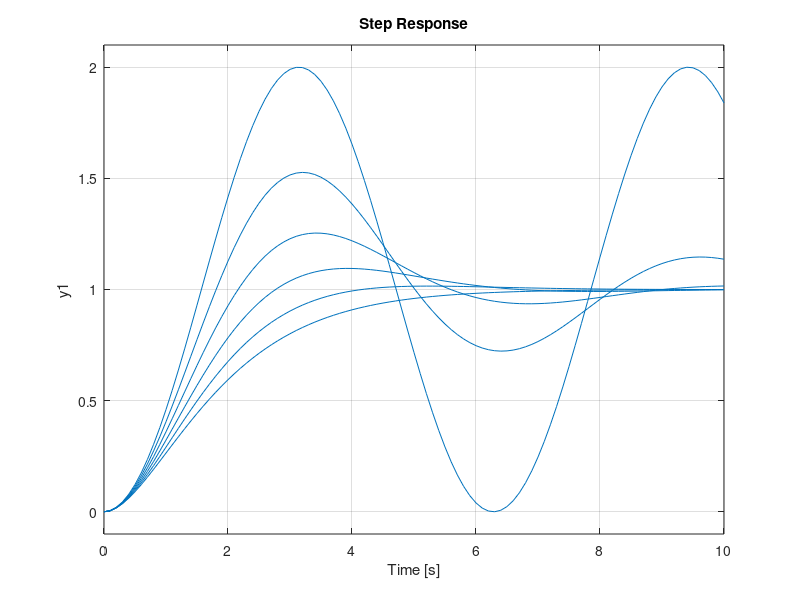

Reproduce this figure in MATLAB.
clear
clc

% Lo scopo del programma è quello di visualizzare una funzione di
% trasferimento al variare di zeta; siamo nel caso sottosmorzato quindi
% zeta va da 0 a 1  (estremi esclusi ma li includiamo per vedere tutti i
% casi, tranne quello del sistema instabile).

t = 0:0.1:10;
num = [0 0 1];
z = 0:0.2:1;            % creo zeta da zero ad 1 con incrementi di 0.2



for i = 1:length(z)             % scorro su tutti gli zeta
    den = [1 2*z(i) 1];         % denominatore dato dalla traccia
    sys_n = tf(num, den);       % definisco un diverso sistema per ogni zeta
    step(sys_n, t);             % stampo l'uscita per ogni sistema
    hold on
end
